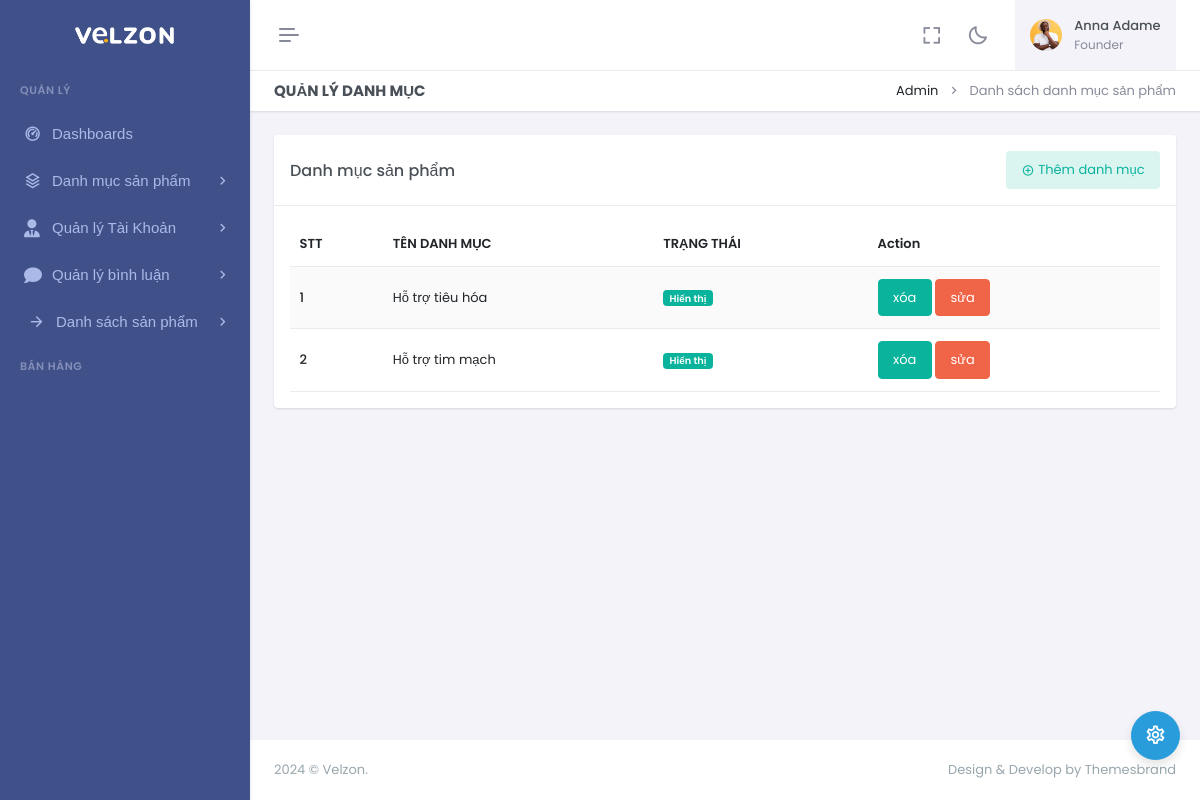
Screenshot of /admin/index.php?act=danh-mucs with the database file from the repository.
### tables this page shows
CREATE TABLE `danhmuc` (
  `id_danh_muc` int(11) NOT NULL,
  `ten_danh_muc` varchar(100) NOT NULL,
  `mo_ta` text,
  `trang_thai` tinyint(1) NOT NULL
);

### admin/controllers/DanhMucController.php (called while the page is built, shortened)
<?php
class DanhMucController{
    public $modelDanhmuc;
    public function __construct(){
        $this->modelDanhmuc=new DanhMucModel();
    }
    public function index(){
        $danhMucs=$this->modelDanhmuc->getAll();
        require_once "views/danhmuc/list_danh_muc.php";
    }
}
?>

### admin/index.php (called while the page is built, shortened)
<?php
require_once '../commons/function.php';
require_once 'controllers/DanhMucController.php';
require_once "models/DanhMucModel.php";
$act = $_GET['act'] ?? '/';
match ($act) {
    '/' => (new DashboardController())->index(),
    'list-tai-khoan-quan-tri' => (new TaiKhoanController())->danhsachQuanTri(),
    'form-them-quan-tri' => (new TaiKhoanController())->formAddQuanTri(),
    'them-quan-tri' => (new TaiKhoanController())->postAddQuanTri(),
    'form-sua-quan-tri' => (new TaiKhoanController())->formEditQuanTri(),
    'sua-quan-tri' => (new TaiKhoanController())->postEditQuanTri(),
    'xoa-quan-tri' => (new TaiKhoanController())->deleteQuanTri(),
    'list-tai-khoan-khach-hang' => (new TaiKhoanController())->danhsachKhachHang(),
    'danh-mucs'         => (new DanhMucController())->index(),
    'form-add-danh-muc' => (new DanhMucController())->create(),
    'them-danh-muc'     => (new DanhMucController())->store(),
    'form-sua-danh-muc' => (new DanhMucController())->edit(),
    'sua-danh-muc'      => (new DanhMucController())->update(),
    'xoa-danh-muc'      => (new DanhMucController())->destroy(),
    'san-pham'          => (new SanPhamController())->index(),
    'form-add-san-pham' => (new SanPhamController())->createSanPham(),
    'them-san-pham'     => (new SanPhamController())->postAddSanPham(),
    'form-sua-san-pham' => (new SanPhamController())->editSanPham($_GET['san_pham_id'] ?? null),
    'sua-san-pham'      => (new SanPhamController())->updateSanPham(),
    'xoa-san-pham'      => (new SanPhamController())->destroy(),
	'list-binh-luan-quan-tri'          => (new CommentController())->index(),
	'xoa-binh-luan'      => (new CommentController())->delete(),
	'update-binh-luan'      => (new CommentController())->update(),
};

### commons/function.php (called while the page is built, shortened)
<?php
function connectDB() {
    $host = "localhost";
    $port = "root";
    $dbname = DB_NAME;
    try {
        $conn = new PDO("mysql:host=$host;port=$port;dbname=$dbname", DB_USERNAME, DB_PASSWORD);
        $conn->setAttribute(PDO::ATTR_ERRMODE, PDO::ERRMODE_EXCEPTION);
        $conn->setAttribute(PDO::ATTR_DEFAULT_FETCH_MODE, PDO::FETCH_ASSOC);
        return $conn;
    } catch (PDOException $e) {
        echo ("Connection failed: " . $e->getMessage());
    }
}

### admin/models/DanhMucModel.php (called while the page is built, shortened)
<?php
class DanhMucModel {
	public $conn;
	function __construct(){
		$this->conn=connectDB();
	}
	public function getAll(){
		try {
			$sql = "SELECT * FROM danhmuc";
			$stmt = $this->conn->prepare($sql);
			$stmt->execute();
			return $stmt->fetchAll();
		} catch (PDOException $th) {
			echo "lỗi" .$th->getMessage();
		}
	}
}
?>

### admin/views/danhmuc/list_danh_muc.php (the view, shortened to what this page needs)
<!doctype html>
<html lang="en" data-layout="vertical" data-topbar="light" data-sidebar="dark" data-sidebar-size="lg"
    data-sidebar-image="none" data-preloader="disable" data-theme="default" data-theme-colors="default">
<head>
    <?php
    require_once "views/layouts/libs_css.php";
    ?>
</head>
<body>
    <div id="layout-wrapper">
        <?php
        require_once "views/layouts/header.php";
        require_once "views/layouts/siderbar.php";
        ?>
        <div class="main-content">
            <div class="page-content">
                <div class="container-fluid">
                    <div class="row">
                        <div class="col-12">
                            <div
                                class="page-title-box d-sm-flex align-items-center justify-content-between bg-galaxy-transparent">
                                <h4 class="mb-sm-0">Quản lý danh mục</h4>
                                <div class="page-title-right">
                                    <ol class="breadcrumb m-0">
                                        <li class="breadcrumb-item"><a href="javascript: void(0);">Admin</a></li>
                                        <li class="breadcrumb-item active">Danh sách danh mục sản phẩm</li>
                                    </ol>
                                </div>
                            </div>
                        </div>
                    </div>
                    <div class="row">
                        <div class="col">
                            <div class="h-100">
                                <div class="card">
                                    <div class="card-header align-items-center d-flex">
                                        <h4 class="card-title mb-0 flex-grow-1">Danh mục sản phẩm</h4>
                                        <a href="?act=form-add-danh-muc" class="btn btn-soft-success material-shadow-none"><i class="ri-add-circle-line align-middle me-1"></i>Thêm danh mục</a>
                                    </div>
                                    <div class="card-body">
                                        <div class="live-preview">
                                            <div class="table-responsive">
                                                <table class="table table-striped table-nowrap align-middle mb-0">
                                                    <thead>
                                                        <tr>
                                                            <th scope="col">STT</th>
                                                            <th scope="col">TÊN DANH MỤC</th>
                                                            <th scope="col">TRẠNG THÁI</th>
                                                            <th scope="col">Action</th>
                                                        </tr>
                                                    </thead>
                                                    <tbody>
                                                        <?php foreach($danhMucs as $index => $danhMucs) :?>
                                                        <tr>
                                                            <td class="fw-medium"><?= $index+1 ?></td>
                                                            <td>
                                                                <?= $danhMucs['ten_danh_muc'] ?>
                                                            </td>
                                                            <?php
                                                            if($danhMucs['trang_thai']==1){
                                                                ?>
                                                                <td><span class="badge bg-success">Hiển thị</span></td>
                                                            <?php
                                                            }
                                                            else{
                                                            ?>
                                                                <td><span class="badge bg-danger">Không hiển thị</span></td>
                                                            <?php
                                                            }
                                                            ?>
                                                            <td>
                                                                <div>
                                                                    <form method="post" onsubmit="return confirm('bạn có muốn xóa không ??')" action="?act=xoa-danh-muc">
                                                                        <button type="submit"  class="btn btn-success">xóa</button>
                                                                        <a href="?act=form-sua-danh-muc&danh_muc_id=<?=$danhMucs["id_danh_muc"]?>" class="btn btn-danger"  >sửa</a>
                                                                    </form>
                                                                </div>
                                                            </td>
                                                        </tr>
                                                       <?php endforeach; ?>
                                                    </tbody>
                                                </table>
                                            </div>
                                        </div>
                                    </div>
                                </div>
                            </div>
                        </div>
                    </div>
                </div>
            </div>
            <footer class="footer">
                <div class="container-fluid">
                    <div class="row">
                        <div class="col-sm-6">
                             © Velzon.
                        </div>
                        <div class="col-sm-6">
                            <div class="text-sm-end d-none d-sm-block">
                                Design & Develop by Themesbrand
                            </div>
                        </div>
                    </div>
                </div>
            </footer>
        </div>
    </div>
    <div class="customizer-setting d-none d-md-block">
        <div class="btn-info rounded-pill shadow-lg btn btn-icon btn-lg p-2" data-bs-toggle="offcanvas"
            data-bs-target="#theme-settings-offcanvas" aria-controls="theme-settings-offcanvas">
            <i class='mdi mdi-spin mdi-cog-outline fs-22'></i>
        </div>
    </div>
</body>
</html>

### rows the page displays
danhmuc: ten_danh_muc "Hỗ trợ tiêu hóa", trang_thai "Hiển thị"
danhmuc: ten_danh_muc "Hỗ trợ tim mạch", trang_thai "Hiển thị"
